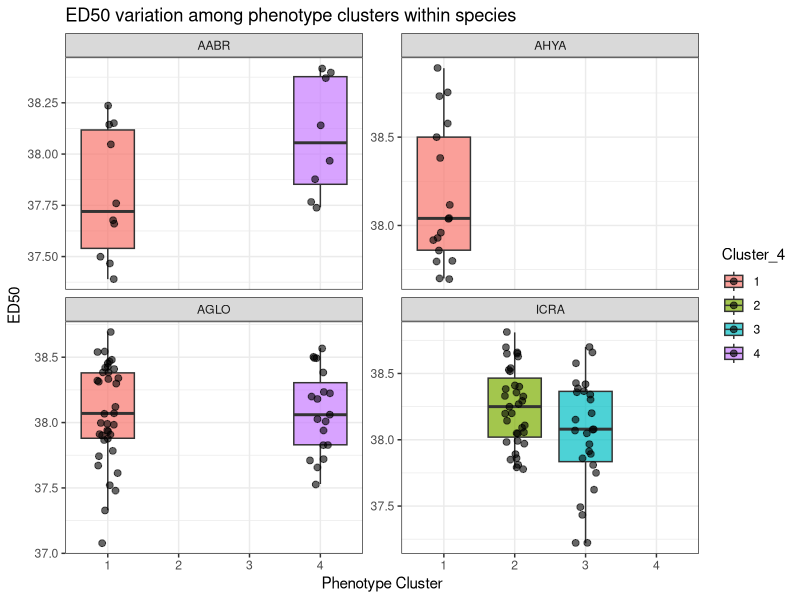
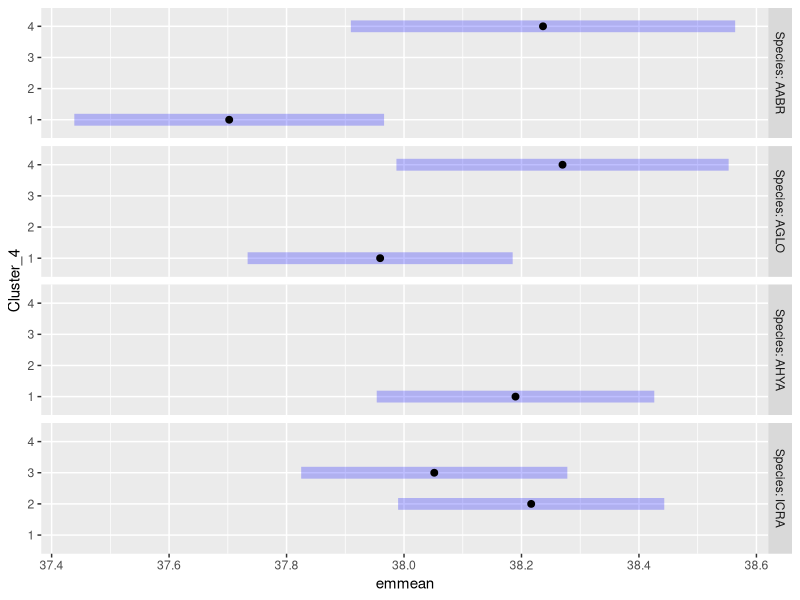

These figures' R source, in order:
## ---- chunk 1
library(tidyverse)
library(here)
library(dplyr)
library(readxl)
library(lmerTest)
library(emmeans)
library(broom)
library(lme4)
library(car)
library(corrplot)
library(Hmisc )
rm(list = ls())

#calculating ED50 for all datasets and combining with metadata
#read in data
file_path <-here("Data")
  cbass<-read.csv("Data/full_cbass_dataset.csv")
  
#removing sus samples that the cluster analysis show are likely mos-labeled (6 samples total)
  to_remove <- c("3_AGLO_3", "4_AGLO_7", "9_AABR_1", "11_ICRA_8", "11_ICRA_5", "11_ICRA_10")
df_clean <- cbass %>% filter(!GroupingProperty %in% to_remove)

#long format
ED_long <- df_clean %>%
  pivot_longer(
    cols = c(ED5, ED50, ED95, DW),
    names_to = "ED_level",
    values_to = "ED_value"
  ) %>%
  mutate(Species = factor(Species, levels = c("AABR", "AHYA", "AGLO", "ICRA")))

#subset each value
ED50 <- ED_long %>% filter(ED_level == "ED50")
ED5<- ED_long %>% filter(ED_level == "ED5")
ED95<- ED_long %>% filter(ED_level == "ED95")
DW<- ED_long %>% filter(ED_level == "DW")



## ---- chunk 2
#Make a boxplot showing ED by cluster
ED_long %>%
  filter(ED_level == "ED50") %>%
  mutate(Cluster_4 = as.factor(Cluster_4)) %>%
  ggplot(aes(x = Cluster_4, y = ED_value, fill = Cluster_4)) +
  geom_boxplot(outlier.shape = NA, alpha = 0.7) +
  geom_jitter(width = 0.15, alpha = 0.6, size = 2) +
  facet_wrap(~Species, scales = "free_y") +
  theme_bw() +
  labs(
    x = "Phenotype Cluster",
    y = "ED50",
    title = "ED50 variation among phenotype clusters within species"
  )
## ---- chunk 3
#look for cluster with lowest AIC in model

#make sure cluster is factor not numeric
df_clean$Cluster_4 <- as.factor(df_clean$Cluster_4)
df_clean$Cluster_5 <- as.factor(df_clean$Cluster_5)
df_clean$Cluster_6 <- as.factor(df_clean$Cluster_6)
df_clean$Cluster_7 <- as.factor(df_clean$Cluster_7)
df_clean$Cluster_8 <- as.factor(df_clean$Cluster_8)

#basic lm
#change ED level but since all EDs/DW are collinear, feel ok about just analyzing ED50 here.
ED <- df_clean$ED50
m4 <- lm(ED ~ Species + Cluster_4, data=df_clean)
m5 <- lm(ED ~ Species + Cluster_5, data=df_clean)
m6 <- lm(ED ~ Species + Cluster_6, data=df_clean)
m7 <- lm(ED ~ Species + Cluster_7, data=df_clean)
m8 <- lm(ED ~ Species + Cluster_8,  data=df_clean)

AIC(m4,m5,m6, m7, m8)
#model 8 is lowest for ED50, model 4 is lowest for ED5, ED95, and DW


anova(m4)
anova(m8)

#lmer
#Adding in site
ED <- df_clean$ED50
m4 <- lmer(ED ~ Species + Cluster_4 + (1|Site), data=df_clean)
m5 <- lmer(ED ~ Species + Cluster_5 + (1|Site), data=df_clean)
m6 <- lmer(ED ~ Species + Cluster_6 + (1|Site), data=df_clean)
m7 <- lmer(ED ~ Species + Cluster_7 + (1|Site), data=df_clean)
m8 <- lmer(ED ~ Species + Cluster_8 + (1|Site), data=df_clean)
AIC(m4,m5,m6, m7, m8)
#model 4 is lowest for ED50, model 5 is lowest for ED5, ED95, and DW

#lmer
#Adding interaction of spp and cluster
ED <- df_clean$ED50
m4i <- lmer(ED ~ Species * Cluster_4 + (1|Site), data=df_clean)
m5i <- lmer(ED ~ Species * Cluster_5 + (1|Site), data=df_clean)
m6i <- lmer(ED ~ Species * Cluster_6 + (1|Site), data=df_clean)
m7i <- lmer(ED ~ Species * Cluster_7 + (1|Site), data=df_clean)
m8i <- lmer(ED ~ Species * Cluster_8 + (1|Site), data=df_clean)
AIC(m4i,m5i,m6i, m7i, m8i)
#model 4 is lowest, and this model is lower than w/o interaction

anova(m4i)

m <- lmer(ED50 ~ Species * Cluster_4 + (1|Site), data=df_clean)
# emmeans(m, pairwise ~ Cluster_4)
# emmeans(m, pairwise ~ Species)
 emmeans(m, pairwise ~ Species | Cluster_4) #this is across spp, doesnt make sense to me to use this. I think we just want to see if within species, clusters are differenct from eachother.
emm<- emmeans(m, pairwise ~ Cluster_4 | Species) #within spp comparisons of clusters: sig differences within species, phenotype cluster predicts ed50!

#emm <- emmeans(m, ~ Cluster_4 | Species)

plot(emm)
## ---- chunk 4
#run t test for each spp indivudually

#subset spp
ICRA<- df_clean %>% filter(Species == "ICRA")
  AGLO<- df_clean %>% filter(Species == "AGLO")
  AABR<- df_clean %>% filter(Species == "AABR")
  AHYA<- df_clean %>% filter(Species == "AHYA")
  
#test normality with Shapiro test
  ICRA %>%
  #group_by(Cluster_4) %>%
  summarise(p_value = shapiro.test(ED50)$p.value)
  
  AGLO %>%
    #group_by(Cluster_4) %>%
  summarise(p_value = shapiro.test(ED50)$p.value)
  
  AABR %>%
   # group_by(Cluster_4) %>%
  summarise(p_value = shapiro.test(ED50)$p.value)
  
 #AHYA is only one group 
  AHYA%>%
    summarise(p_value = shapiro.test(ED50)$p.value)
  # Not normal 0.045
  
#Homogeneity of varience
  
  leveneTest(ED50 ~ Cluster_4, data = ICRA)
  leveneTest(ED50 ~ Cluster_4, data = AGLO)
  leveneTest(ED50 ~ Cluster_4, data = AABR)
  #leveneTest(ED50 ~ Cluster_4, data = AHYA) #needs 2 or more levels

#Run T test
  t.test(formula = ED50 ~ Cluster_4, data=ICRA, var.equal = TRUE )
  # p-value = 0.03398

  t.test(formula = ED50 ~ Cluster_4, data=AGLO, var.equal = TRUE )
  #p-value = 0.8928
  
    t.test(formula = ED50 ~ Cluster_4, data=AABR, var.equal = TRUE )
    #p-value = 0.06691
  
